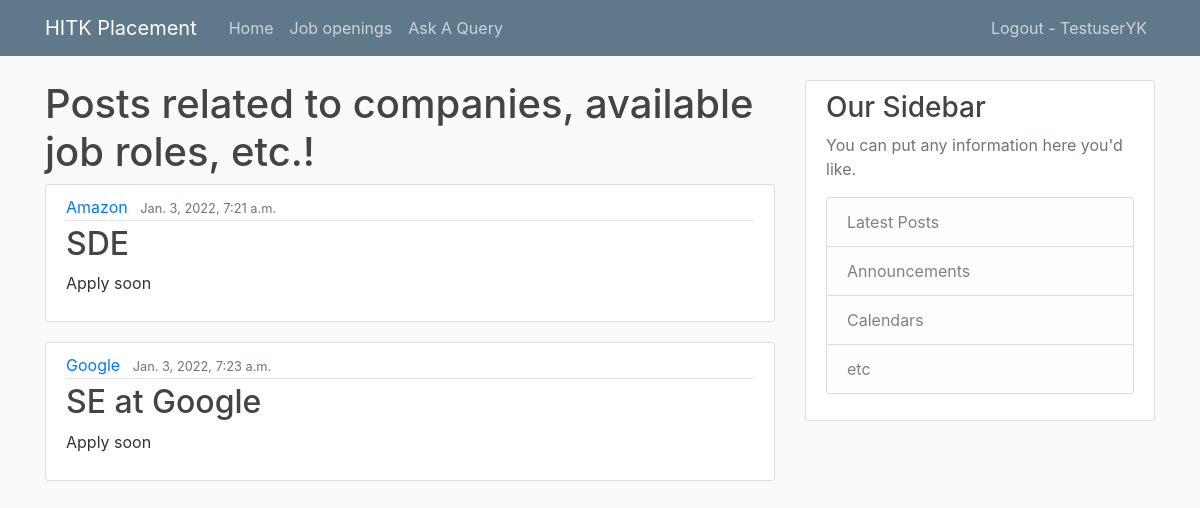
Screenshot of /placementPosts/ (signed in) with the database file from the repository.
### placementPosts/models.py (models this page shows, shortened)
class Post(models.Model):
	title = models.CharField(max_length=200)
	jobRole = models.CharField(max_length=100)
	companyName = models.CharField(max_length=100)
	datePosted = models.DateTimeField(default=timezone.now)
	lastDateToApply = models.DateTimeField(default=timezone.now)
	description = models.TextField()
	companyWebsite = models.URLField(max_length=200)
	applyingLink = models.URLField(max_length=200)

### placementPosts/views.py (the view)
# urls.py: 2. Add a URL to urlpatterns:  path('', views.home, name='home')
@login_required
def home(request) :
    posts = Post.objects.all()
    context ={
        'posts' : posts,
        'title' : 'Job roles - Apply soon!',
    }
    return render(request,'placementPosts/home.html',context)

### placementPosts/templates/placementPosts/home.html
{% extends "home/base.html" %}
{% block content %}
    <h1>Posts related to companies, available job roles, etc.!</h1>
    {% for post in posts %}
        <article class="media content-section">
            <div class="media-body">
                <div class="article-metadata">
                    <a class="mr-2" href="{{post.companyWebsite}}">{{ post.companyName }}</a>
                    <small class="text-muted">{{ post.datePosted }}</small>
                </div>
                <h2><a class="article-title" href="#">{{ post.title }}</a></h2>
                <p class="article-content">{{ post.description }}</p>
            </div>
        </article>
    {% endfor %}
{% endblock content %}

### home/templates/home/base.html (shortened to what this page needs)
{% load static %}
<!DOCTYPE html>
<html>
    <head>
        <link rel="stylesheet" href="https://stackpath.bootstrapcdn.com/bootstrap/4.3.1/css/bootstrap.min.css">
        <link rel="stylesheet" type="text/css" href="{% static 'home/main.css' %}">
    </head>
    <body>
        <header class="site-header">
            <nav class="navbar navbar-expand-md navbar-dark bg-steel fixed-top">
                <div class="container">
                    <a class="navbar-brand mr-4" href="{% url 'placement-website-home' %}">HITK Placement</a>
                    <div class="collapse navbar-collapse" id="navbarToggle">
                        <div class="navbar-nav mr-auto">
                            <a class="nav-item nav-link" href="{% url 'placement-website-home' %}">Home</a>
                            {% if user.is_authenticated %}
                                <a class="nav-item nav-link" href="{% url 'placement-website-posts' %}">Job openings</a>
                                <a class="nav-item nav-link" href="{% url 'placement-website-askAQuery' %}">Ask A Query</a>
                            {% endif %}
                        </div>
                        <div class="navbar-nav">
                            {% if user.is_authenticated %}
                                <a class="nav-item nav-link" href="{% url 'logout' %}">Logout - {{user.username}}</a>
                            {% else %}
                                <a class="nav-item nav-link" href="{% url 'login' %}">Login</a>
                                <a class="nav-item nav-link" href="{% url 'register' %}">Register</a>
                            {% endif %}
                        </div>
                    </div>
                </div>
            </nav>
        </header>
        <main role="main" class="container">
            <div class="row">
                <div class="col-md-8">
                    {% block content %}{% endblock %}
                </div>
                <div class="col-md-4">
                    <div class="content-section">
                        <h3>Our Sidebar</h3>
                        <p class='text-muted'>You can put any information here you'd like.
                            <ul class="list-group">
                                <li class="list-group-item list-group-item-light">Latest Posts</li>
                                <li class="list-group-item list-group-item-light">Announcements</li>
                                <li class="list-group-item list-group-item-light">Calendars</li>
                                <li class="list-group-item list-group-item-light">etc</li>
                            </ul>
                        </p>
                    </div>
                </div>
            </div>
        </main>
    </body>
</html>

### home/static/home/main.css (style rules this page uses)
body { background: #fafafa; color: #333333; margin-top: 5rem; }
h1, h2, h3, h4, h5, h6 { color: #444444; }
ul { margin: 0; }
.bg-steel { background-color: #5f788a; }
.site-header .navbar-nav .nav-link { color: #cbd5db; }
.content-section { background: #ffffff; padding: 10px 20px; border: 1px solid #dddddd; border-radius: 3px; margin-bottom: 20px; }
.article-title { color: #444444; }
.article-content { white-space: pre-line; }
.article-metadata { padding-bottom: 1px; margin-bottom: 4px; border-bottom: 1px solid #e3e3e3 }

### rows the page displays
Post: companyName "Amazon", datePosted "Jan. 3, 2022, 7:21 a.m.", title "SDE", description "Apply soon"
Post: companyName "Google", datePosted "Jan. 3, 2022, 7:23 a.m.", title "SE at Google", description "Apply soon"

### other values shown
{{ user.username }} "TestuserYK"
